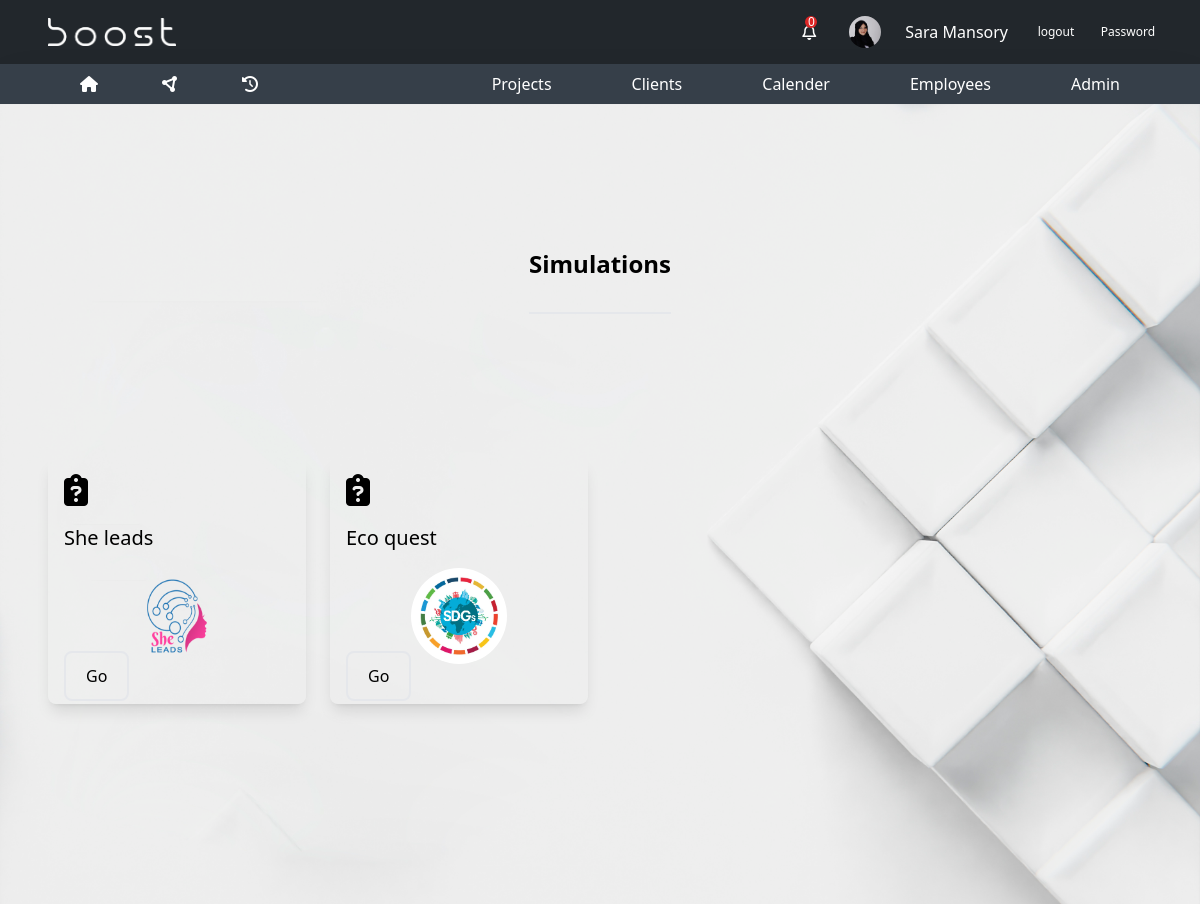
/simulation/ (signed in), run on the app's committed database.
### base/models.py (models this page shows, shortened)
class Employee(models.Model):
    employee_id = models.AutoField(primary_key=True)
    firstname = models.CharField(max_length=255)
    lastname = models.CharField(max_length=255)
    email = models.EmailField()
    phone = models.CharField(max_length=20)
    department = models.ForeignKey(
        Department, on_delete=models.SET_NULL, null=True)
    manager_role = models.BooleanField(default=False)
    user = models.OneToOneField(
        User, on_delete=models.CASCADE, null=True, default=None)
    employee_photo = models.ImageField(
        upload_to='employee_photos/', default='employee_photos/sara.jpg', null=True, blank=True)
    location = models.CharField(max_length=50, null=True)
    comilative_points=models.CharField(max_length=20,null=True)
    points=models.CharField(max_length=20,default="0")

class Simulation(models.Model):
    simulation_id=models.AutoField(primary_key=True)
    Simulation_name=models.CharField(max_length=255)
    compitency=models.ManyToManyField(Compitency)
    simulation_photo= models.ImageField(upload_to='employee_photos/', default='employee_photos/default-employee.webp', null=True, blank=True)
    learning_guide= models.FileField(null=True,blank=True,upload_to='pdf')

### base/views.py (the view)
# urls.py: path("simulation/", views.simulation, name="simulation"),
@login_required
def simulation(request):
    employee = get_object_or_404(Employee, user=request.user)
    all_notifications=employee.notifications.all().order_by('-created_at')
    not_read_notifications=employee.notifications.filter(is_read=False).order_by('-created_at')
    l_d_men=Employee.objects.filter(department__department_name="L&D")
    projects = Project.objects.all()
    repository =Repository.objects.all()
    asessmentBank=AsessmentBank.objects.all()
    simulation=Simulation.objects.all()
    context={
        "employee":employee,
        "l_d_men":l_d_men,
        "projects":projects,
        "repository":repository,
        "asessmentBank":asessmentBank,
        "simulation":simulation,
        "all_notifications":all_notifications,
        "not_read_notifications":not_read_notifications
    }
    return render(request,"pages/simulation.html",context)

### templates/pages/simulation.html (shortened to what this page needs)
{% extends 'base.html' %}
{% load static %}
{% block content %}
{% include 'parts/navbar.html' %}
<main class="main-bg w-full h-screen">
    <section class="px-12 pt-36 section-bg"  >
        <div class="title text-center border-b-2 pb-8 w-fit mx-auto text-2xl font-bold"><h2>Simulations</h2></div>
        <div class="cards grid grid-cols-2 md:grid-cols-3 lg:grid-cols-4 items-center justify-center gap-6 mt-36">
            {% for sim   in simulation %}
            <div class="card p-4 shadow-lg rounded-lg hover:shadow-2xl transition-all duration-300  cursor-pointer backdrop-blur-lg backdrop-opacity-0 hover:backdrop-opacity-100  ">
                <i class="fa-solid fa-2x fa-clipboard-question"></i>
                <h1 class="text-xl py-4">{{sim.Simulation_name}}</h1>
                <div class="flex items-center justify-center">
                    <img src="{{sim.simulation_photo.url}}" alt="pic" class="w-24 h-24 text-center rounded-full">
                </div>
                <a class="btn-primary" href="{{sim.learning_guide.url}}">Go</a>
            </div>
            {% endfor %}
        </div>
    </section>
    </main>
{% endblock content %}

### templates/parts/navbar.html (shortened to what this page needs)
{% load static %}
<header class="">
  <div class="bg-[#22272C] px-12 py-2 flex justify-between items-center text-white">
    <div>
      <img src="{% static 'images/boost.png' %}" class="w-32" alt="Logo" />
    </div>
    <div class="flex items-center gap-6 text-white">
        <div class="relative hover:bg-slate-600  cursor-pointer w-6 h-6 flex items-center justify-center p-4 rounded-full" id="nav-profile">
            <i class="fa-regular fa-bell"></i>
            <div class="absolute top-0 left-3 w-3 h-3 text-white bg-red-600 rounded-full flex items-center justify-center text-xs notification-count">{{not_read_notifications.count}}</div>
        </div>
        {% if employee.employee_photo.url %}
        <img
          src="{{ employee.employee_photo.url }}"
          class="w-8 rounded-full cursor-pointer"
          alt="Logo"
        />
        {% endif %}
        <span>{{employee.firstname}} {{employee.lastname}}</span>
        <a class="text-xs hover:bg-slate-600 w-12 h-12 flex items-center justify-center rounded-full" href="{% url 'logout' %}">logout</a>
        <a class="text-xs hover:bg-slate-600 w-12 h-12 flex items-center justify-center rounded-full" href="{% url 'change-password' %}">Password</a>
    </div>
  </div>
  <div class="bg-[#363F49] shadow-2xl px-16 flex gap-20 text-white items-center justify-between">
    <div class="flex gap-8">
      <div class="px-4 py-2 hover:bg-[#22272c] transition-all duration-300 cursor-pointer">
        <a href="{% url 'tasks' %}"><i class="fa-solid fa-house"></i></a>
      </div>
      <div class="px-4 py-2 hover:bg-[#22272c] transition-all duration-300 cursor-pointer">
        <a href="{% url 'home' %}"><i class="fa-solid fa-circle-nodes"></i></a>
      </div>
      <div class="px-4 py-2 hover:bg-[#22272c] transition-all duration-300 cursor-pointer">
        <a href="{% url 'all_tasks' %}">
          <i class="fa-solid fa-clock-rotate-left"></i>
        </a>
      </div>
    </div>
    <ul class="flex gap-12">
      <li class="relative px-4 py-2 hover:bg-[#22272c] transition-all duration-300">
        <a href="{% url 'projects' %}">Projects</a>
      </li>
      <li class="relative px-4 py-2 hover:bg-[#22272c] transition-all duration-300">
        <a href="{% url 'clients' %}">Clients</a>
      </li>
      <li class="relative px-4 py-2 hover:bg-[#22272c] transition-all duration-300">
        <a href="{% url 'courses' %}">Calender</a>
      </li>
      <li class="relative px-4 py-2 hover:bg-[#22272c] transition-all duration-300">
        <a href="{% url 'employees' %}">Employees</a>
      </li>
      <li class="relative px-4 py-2 hover:bg-[#22272c] transition-all duration-300">
        <a href="{% url 'admin:index' %}">Admin</a>
      </li>
    </ul>
  </div>
</header>

### data on the page
Employee: employee_photo (picture), firstname "Sara", lastname "Mansory"
Simulation: Simulation_name "She leads", simulation_photo (picture)
Simulation: Simulation_name "Eco quest", simulation_photo (picture)

### other printed values
{{ not_read_notifications.count }} "0"
